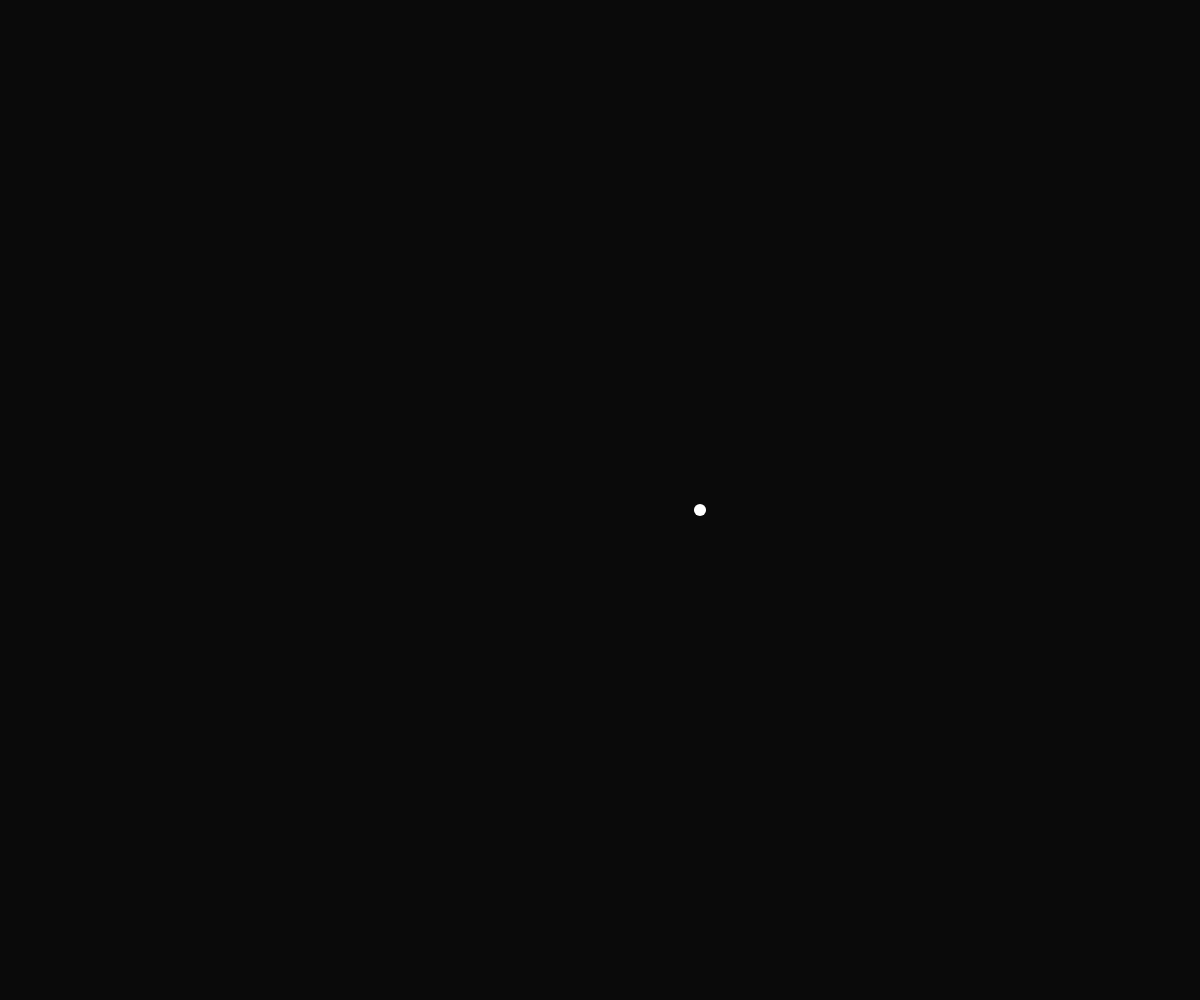
Frame 1 (no input)
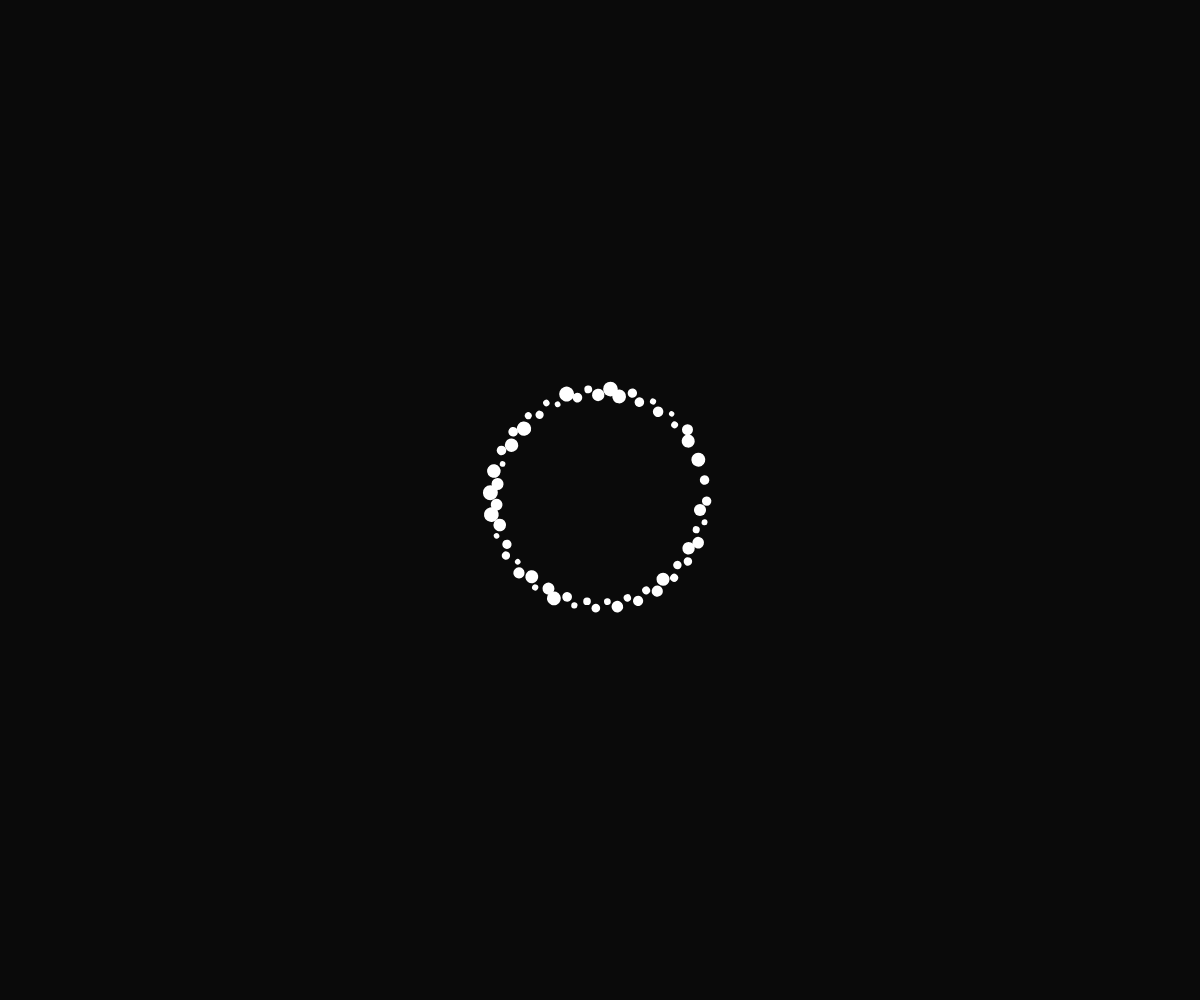
Frame 60 (no input)
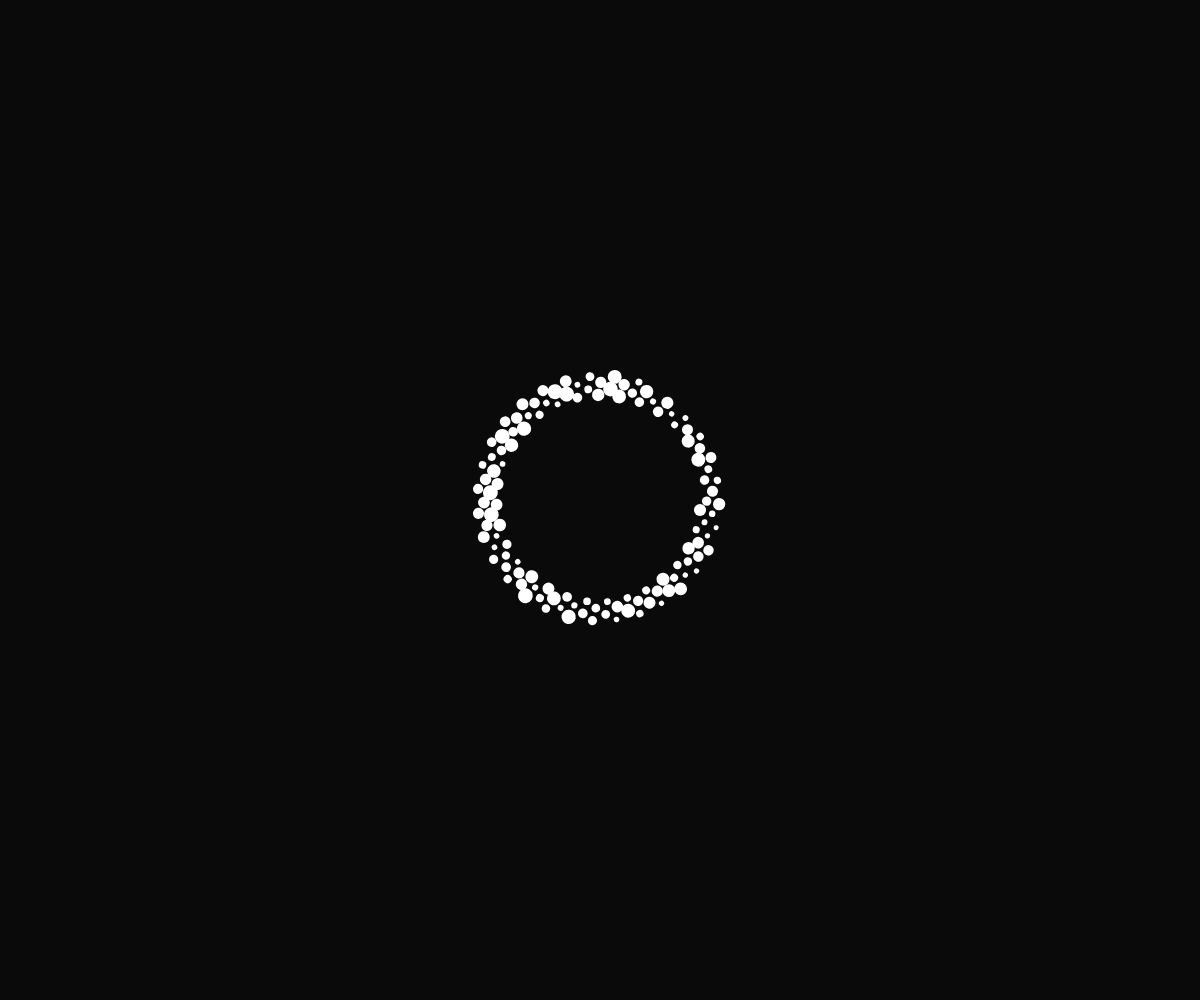
Frame 120 (the mouse pressed at the canvas centre since frame 60)

The p5.js sketch that drew these frames (run headless with seeded random() and noise() and a simulated clock; from frame 60 on, the mouse is pressed at the canvas centre):

// p5.js sketch
// ── sketch.js
var r = 0;

function setup() {
    createCanvas(windowWidth, windowHeight);
    background(10);
    smooth();
    noStroke();
}

function draw(){
    translate(width/2, height/2);
    fill(255);
    rotate(r);
    var circle_size = random(5, 15);
    ellipse(100 + r, 10, circle_size, circle_size);
    r = r + 0.2;
}
